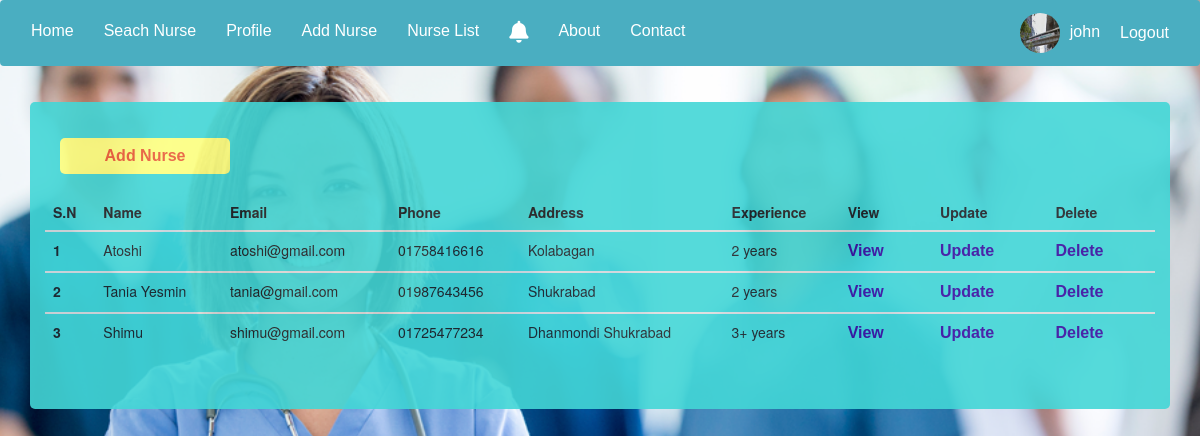
Page /nurse_list/ (signed in) on the committed database.
### account/models.py (models this page shows, shortened)
class Hospital(models.Model):
    user = models.OneToOneField(
        User, blank=True, null=True, on_delete=models.CASCADE)
    name = models.CharField(max_length=200, null=True)
    email = models.CharField(max_length=200, null=True)
    address = models.CharField(max_length=200, null=True)
    phone = models.CharField(max_length=30, null=True)
    register_no = models.CharField(max_length=30, null=True)
    profile_pic = models.ImageField(
        default="default_pic.jpg", null=True, blank=True)

class Nurse(models.Model):
    xp = (
        ('1 year', '1 year'),
        ('2 years', '2 years'),
        ('3+ years', '3+ years')
    )
    work_days = (
        ('Sunday, Monday, Tuesday', 'Sunday, Monday, Tuesday'),
        ('Monday, Tuesday, Wednesday', 'Monday, Tuesday, Wednesday'),
        ('Tuesday, Wednesday, Thrusday', 'Tuesday, Wednesday, Thrusday'),
        ('Friday, Saturday, Sunday', 'Friday, Saturday, Sunday')
    )
    Gender = (
        ('Male', 'Male'),
        ('Female', 'Female')
    )
    Qualification = (
        ('B.Sc in Nursing', 'B.Sc in Nursing'),
        ('Diploma in Nursing', 'Diploma in Nursing')
    )
    hospital = models.ForeignKey(
        Hospital, null=True, on_delete=models.CASCADE)
    name = models.CharField(max_length=200, null=True)
    email = models.CharField(max_length=200, null=True)
    address = models.CharField(max_length=200, null=True)
    phone = models.CharField(max_length=30, null=True)
    gender = models.CharField(max_length=30, null=True, choices=Gender)
    fee_per_day = models.IntegerField(null=True)
    experience = models.CharField(max_length=30, null=True, choices=xp)
    working_days = models.CharField(
        max_length=30, null=True, choices=work_days)
    qualification = models.CharField(
        max_length=30, null=True, choices=Qualification)
    profile_pic = models.ImageField(
        default="default_pic.jpg", null=True, blank=True)

### account/decorators.py (the view)
        def wrapper_func(request, *args, **kwargs):
            group = None
            if request.user.groups.exists():
                group = request.user.groups.all()[0].name
            if group in allowed_roles:
                return view_func(request, *args, **kwargs)
            else:
                return HttpResponse('You are not authorized in the page')

### account/views.py (called while the page is built)
@login_required(login_url='login')
@allowed_users(allowed_roles=['hospital'])
def nurse_list(request):
    nurses = request.user.hospital.nurse_set.all()
    context = {'nurses': nurses}
    return render(request, 'users/nurse_list.html', context)

### account/templates/users/nurse_list.html (shortened to what this page needs)
{% extends 'users/main.html' %}
{% block content %}
<div class="container emp-profile">
    <div class="col-md-4">
        <a href="{% url 'add_nurse'%}"><input type="submit" class="profile-add-btn" name="btnAddMore"
                value="Add Nurse" /></a>
    </div>
    <table class="table table-hover">
        <thead>
            <tr>
                <th scope="col">S.N</th>
                <th scope="col">Name</th>
                <th scope="col">Email</th>
                <th scope="col">Phone</th>
                <th scope="col">Address</th>
                <th scope="col">Experience</th>
                <th scope="col">View</th>
                <th scope="col">Update</th>
                <th scope="col">Delete</th>
            </tr>
        </thead>
        {% for nurse in nurses %}
        <tbody>
            <tr>
                <th scope="row">{{forloop.counter}}</th>
                <td>{{nurse.name}}</td>
                <td>{{nurse.email}}</td>
                <td>{{nurse.phone}}</td>
                <td>{{nurse.address}}</td>
                <td>{{nurse.experience}}</td>
                <td><a href="{% url 'view_nurse' nurse.id%}" class="font-change">View</a></td>
                <td><a href="{% url 'update_nurse' nurse.id %}" class="font-change">Update</a></td>
                <td><a href="{% url 'delete_nurse' nurse.id%}" class="font-change">Delete</a></td>
            </tr>
        </tbody>
        {% endfor %}
    </table>
</div>
{% endblock %}

### account/templates/users/navber.html (shortened to what this page needs)
{% load static %}
<nav class="navbar navbar-expand-lg navbar-dark back-color">
    <div class="collapse navbar-collapse" id="navbarNav">
        <ul class="navbar-nav">
            <li class="nav-item active">
                <a class="nav-link" href="{% url 'dashboard'%}">Home</a>
            <li class="nav-item active">
            <li class="nav-item active">
                <a class="nav-link" href="{% url 'search_nurse'%}">Seach Nurse</a>
            </li>
            {% if user.groups.all.0.name == "hospital"%}
            <li class="nav-item active">
                <a class="nav-link" href="{% url 'hospital_profile'%}">Profile</a>
            </li>
            <li class="nav-item active">
                <a class="nav-link" href="{% url 'add_nurse' %}">Add Nurse</a>
            </li>
            <li class="nav-item active">
                <a class="nav-link" href="{% url 'nurse_list'%}">Nurse List</a>
            </li>
            <li class="nav-item active">
                <a class="nav-link" href="{% url 'hire_noti'%}"><i class="fas fa-bell" style="font-size: 22px;"></i>
                    </a>
            </li>
            {% endif %}
            <li>
                <a class="nav-link active" href="">About</a>
            </li>
            <li class="nav-item active">
                <a class="nav-link" href="">Contact</a>
            </li>
        </ul>
    </div>
    {% if request.user.is_authenticated %}
    {% if user.groups.all.0.name == "patient"%}
    <span class="hello-msg">
        <a href="{% url 'patient_profile' %}" style="text-decoration: none; margin-right: 0px;">
            <img style="width: 40px;height: 40px;border-radius:50%;" src="{{request.user.patient.profile_pic.url}}">
            {{request.user}}
        </a>
    </span>
    {% else %}
    <span class="hello-msg">
        <a href="{% url 'hospital_profile' %}" style="text-decoration: none; margin-right: 0px;">
            <img style="width: 40px;height: 40px;border-radius:50%; margin-right: 5px;"
                src="{{request.user.hospital.profile_pic.url}}" alt="">
            {{request.user}}
        </a>
    </span>
    {% endif %}
    <span><a class="hello-msg" href="{% url 'logout_user' %}">Logout</a></span>
    {% else %}
    <span><a class="hello-msg" href="{% url 'register_select' %}">SignUp /</a></span>
    <span><a class="hello-msg" href="{% url 'login' %}">/ SignIn</a></span>
    {% endif %}
</nav>

### static/css/main.css (style rules this page uses)
.back-color { background: #4AAEC1; }
.bg { height: 100%; background-position: center; background-repeat: no-repeat; background-size: cover; }
body { background: -webkit-linear-gradient(left, #3931af, #00c6ff); }
.emp-profile { padding: 3%; margin-top: 3%; margin-bottom: 3%; border-radius: 0.5rem; background: #fff; }
.profile-add-btn { border: none; border-radius: 1.5rem; width: 70%; padding: 2%; font-weight: 600; color: #6c757d; cursor: pointer; }

### account/templates/users/main.html (style rules this page uses)
body, html { height: 100%; }

### account/templates/users/navber.html (style rules this page uses)
.hello-msg, a { font-size: 16px; color: #fff; margin-right: 20px; font-family: Arial, Helvetica, sans-serif }

### account/templates/users/nurse_list.html (style rules this page uses)
.container { background-color: rgb(67, 214, 214); opacity: .9; }
.font-change { font-weight: bold; color: rgb(59, 16, 161); }
.profile-add-btn { border: none; border-radius: 5px; width: 50%; padding: 2%; font-weight: 600; color: #e95c39; cursor: pointer; background-color: rgb(253, 255, 128); margin-bottom: 20px; float: left; }

### rows in the picture
Nurse: name "Atoshi", email "atoshi@gmail.com", phone "01758416616", address "Kolabagan", experience "2 years"
Nurse: name "Tania Yesmin", email "tania@gmail.com", phone "01987643456", address "Shukrabad", experience "2 years"
Nurse: name "Shimu", email "shimu@gmail.com", phone "01725477234", address "Dhanmondi Shukrabad", experience "3+ years"

### other values in the picture
{{ request.user }} "john"
